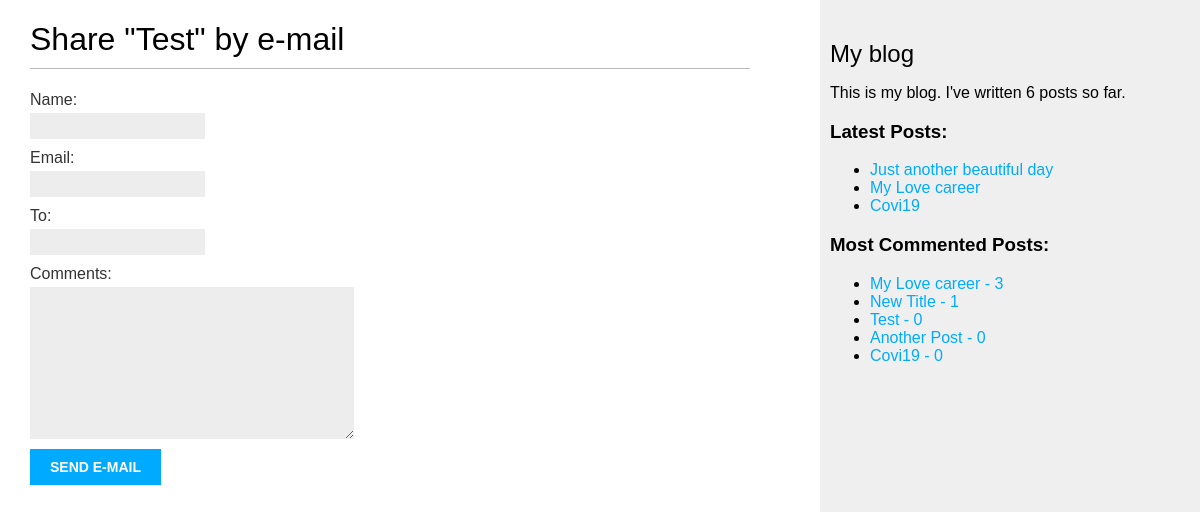
/blog/1/share/, run on an earlier commit of the app's database.
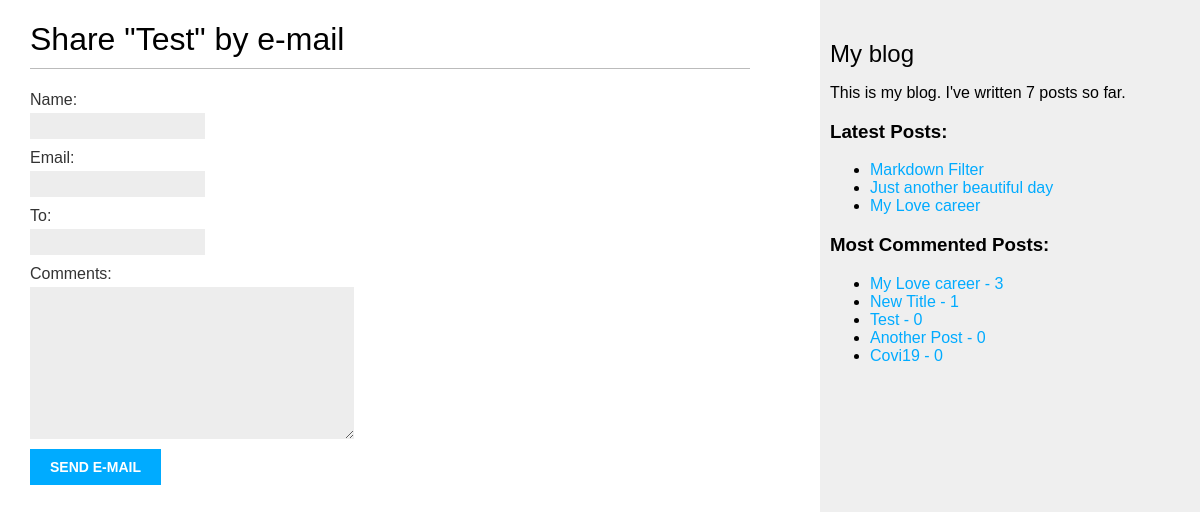
And on a later commit of the database.
### blog/models.py (models this page shows, shortened)
class Post(models.Model):
    STATUS_CHOICES = (
        ('draft', 'Draft'),
        ('published', 'Published')
    )
    title = models.CharField(max_length = 250)
    slug = models.SlugField(max_length=250, unique_for_date='publish')
    author = models.ForeignKey(User, on_delete=models.CASCADE, related_name='blog_posts')
    body = models.TextField()
    publish = models.DateTimeField(default=timezone.now)
    created = models.DateTimeField(auto_now_add=True)
    updated = models.DateTimeField(auto_now=True)
    status = models.CharField(max_length=10, choices=STATUS_CHOICES, default='draft')
    taggs = TaggableManager()
    class Meta:
        ordering = ('publish',)
    objects = models.Manager()
    published = PublishedManager()
    def get_absolute_url(self):
        return reverse("blog:post_detail", args=[
            self.publish.year,
            self.publish.month,
            self.publish.day,
            self.slug
        ])

### blog/views.py (the view)
# urls.py: path('<int:post_id>/share/', views.post_share, name='post_share'),
def post_share(request, post_id):
    post = get_object_or_404(Post, id = post_id, status='published')
    sent = False
    if request.method == 'POST':
        form = EmailPostForm(request.POST)
        if form.is_valid():
            cd = form.cleaned_data
            post_url = request.build_absolute_uri(post.get_absolute_url())
            subject = f"{cd['name']} recommends you read {post.title}"
            message = f"Read {post.title} at {post_url}\n\n {cd['name']}\'s comments: {cd['comments']}"
            send_mail(subject, message, 'admin@myblog.com', [cd['to']])
            sent = True
    else :
        form = EmailPostForm()
    return render(request, 'blog/post/share.html', {
        'post' : post,
        'form' : form,
        'sent' : sent
    })

### blog/forms.py
class EmailPostForm(forms.Form):
    name = forms.CharField(max_length=25)
    email = forms.EmailField()
    to = forms.EmailField()
    comments = forms.CharField(required=False, widget=forms.Textarea)

### blog/models.py (called while the page is built)
    def get_queryset(self):
        return super(PublishedManager, self).get_queryset().filter(status='published')

### blog/templatetags/blog_tags.py (called while the page is built)
@register.simple_tag
def total_posts():
    return Post.published.count()

@register.inclusion_tag('blog/post/latest_posts.html')
def show_latest_posts(count=5):
    latest_posts = Post.published.all().order_by('-publish')[:count]
    return {'latest_posts' : latest_posts}

@register.simple_tag
def get_most_commented_posts(count=5):
    return Post.published.annotate(total_comments = Count('comments')).order_by('-total_comments')[:count]

### blog/templates/blog/post/share.html (shortened to what this page needs)
{% extends 'blog/base.html' %}
{% block content %}
    {% if sent %}
        <h1> Email successfully sent </h1>
        <p>
            "{{post.title}} was successfully sent to {{form.cleaned_data.to}}"
        </p>
    {% else %}
        <h1>Share "{{ post.title }}" by e-mail</h1>
        <form method="post">
        {{ form.as_p }}
        <input type="submit" value="Send e-mail">
</form>
    {% endif %}
{% endblock content %}

### blog/templates/blog/base.html (shortened to what this page needs)
{% load blog_tags %}
{% load static %}
<html>
<head>
    <link href="{% static "css/blog.css" %}" rel="stylesheet">
</head>
<body>
    <div id="content">
        {% block content %}
        {% endblock %}
    </div>
    <div id="sidebar">
        <h2>My blog</h2>
        <p>This is my blog. I've written {% total_posts %} posts so far.</p>
        <h3>Latest Posts:</h3>
        {% show_latest_posts 3 %}
        <h3>Most Commented Posts:</h3>
        {% get_most_commented_posts as most_commented_posts %}
        <ul>
        {% for post in most_commented_posts %}
            <li>
                <a href="{{ post.get_absolute_url }}">{{ post.title }} - {{post.total_comments}}</a>
            </li>
        {% endfor %}
        </ul>
    </div>
</body>
</html>

### blog/templates/blog/post/latest_posts.html
<ul>
    {% for post in latest_posts %}
        <li>
            <a href="{{ post.get_absolute_url }}">{{ post.title }}</a>
        </li>
    {% endfor %}
</ul>

What changed in the data, as far as the page shows it:
no longer on one of the page's lists (row unchanged): Post: title "Covi19"
added Post: title "Markdown Filter", shown under "Latest Posts:"
Also different on the page:
text no longer shown: "6"
text now shown: "7"
